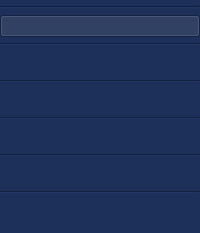
     <widget class="QFrame" name="color_frame">
      <property name="styleSheet">
       <string notr="true">background-color: rgb(29, 48, 90);</string>
      </property>
      <layout class="QVBoxLayout" name="verticalLayout" stretch="3,1,6,1,6,1,6,1,6,1,6,1,6">
       <property name="leftMargin">
        <number>0</number>
       </property>
       <property name="topMargin">
        <number>0</number>
       </property>
       <property name="rightMargin">
        <number>0</number>
       </property>
       <item>
        <widget class="QFrame" name="color_frame_5">
         <property name="sizePolicy">
          <sizepolicy hsizetype="Preferred" vsizetype="Preferred">
           <horstretch>5</horstretch>
           <verstretch>0</verstretch>
          </sizepolicy>
         </property>
         <property name="frameShape">
          <enum>QFrame::StyledPanel</enum>
         </property>
         <property name="frameShadow">
          <enum>QFrame::Raised</enum>
         </property>
        </widget>
       </item>
       <item>
        <widget class="Line" name="line_6">
         <property name="orientation">
          <enum>Qt::Horizontal</enum>
         </property>
        </widget>
       </item>
       <item>
        <widget class="QPushButton" name="sell_button">
         <property name="sizePolicy">
          <sizepolicy hsizetype="Minimum" vsizetype="Expanding">
           <horstretch>0</horstretch>
           <verstretch>0</verstretch>
          </sizepolicy>
         </property>
         <property name="maximumSize">
          <size>
           <width>16777215</width>
           <height>16777215</height>
          </size>
         </property>
         <property name="autoFillBackground">
          <bool>false</bool>
         </property>
         <property name="styleSheet">
          <string notr="true">color: rgb(229, 229, 229);
checked{background-color: rgb(255, 85, 28); border: none;}</string>
         </property>
         <property name="text">
          <string/>
         </property>
         <property name="iconSize">
          <size>
           <width>40</width>
           <height>40</height>
          </size>
         </property>
         <property name="checkable">
          <bool>true</bool>
         </property>
         <property name="checked">
          <bool>true</bool>
         </property>
         <property name="autoRepeat">
          <bool>false</bool>
         </property>
         <property name="default">
          <bool>false</bool>
         </property>
         <property name="flat">
          <bool>true</bool>
         </property>
        </widget>
       </item>
       <item>
        <widget class="Line" name="line">
         <property name="orientation">
          <enum>Qt::Horizontal</enum>
         </property>
        </widget>
       </item>
       <item>
        <widget class="QPushButton" name="status_button">
         <property name="sizePolicy">
          <sizepolicy hsizetype="Minimum" vsizetype="Expanding">
           <horstretch>0</horstretch>
           <verstretch>0</verstretch>
          </sizepolicy>
         </property>
         <property name="text">
          <string/>
         </property>
         <property name="checkable">
          <bool>true</bool>
         </property>
         <property name="flat">
          <bool>true</bool>
         </property>
        </widget>
       </item>
       <item>
        <widget class="Line" name="line_2">
         <property name="orientation">
          <enum>Qt::Horizontal</enum>
         </property>
        </widget>
       </item>
       <item>
        <widget class="QPushButton" name="property_button">
         <property name="sizePolicy">
          <sizepolicy hsizetype="Minimum" vsizetype="Expanding">
           <horstretch>0</horstretch>
           <verstretch>0</verstretch>
          </sizepolicy>
         </property>
         <property name="text">
          <string/>
         </property>
         <property name="checkable">
          <bool>true</bool>
         </property>
         <property name="flat">
          <bool>true</bool>
         </property>
        </widget>
       </item>
       <item>
        <widget class="Line" name="line_3">
         <property name="orientation">
          <enum>Qt::Horizontal</enum>
         </property>
        </widget>
       </item>
       <item>
        <widget class="QPushButton" name="newfile_button">
         <property name="sizePolicy">
          <sizepolicy hsizetype="Minimum" vsizetype="Expanding">
           <horstretch>0</horstretch>
           <verstretch>0</verstretch>
          </sizepolicy>
         </property>
         <property name="text">
          <string/>
         </property>
         <property name="checkable">
          <bool>true</bool>
         </property>
         <property name="flat">
          <bool>true</bool>
         </property>
        </widget>
       </item>
       <item>
        <widget class="Line" name="line_4">
         <property name="orientation">
          <enum>Qt::Horizontal</enum>
         </property>
        </widget>
       </item>
       <item>
        <widget class="QPushButton" name="openfile_button">
         <property name="sizePolicy">
          <sizepolicy hsizetype="Minimum" vsizetype="Expanding">
           <horstretch>0</horstretch>
           <verstretch>0</verstretch>
          </sizepolicy>
         </property>
         <property name="text">
          <string/>
         </property>
         <property name="checkable">
          <bool>true</bool>
         </property>
         <property name="flat">
          <bool>true</bool>
         </property>
        </widget>
       </item>
       <item>
        <widget class="Line" name="line_5">
         <property name="orientation">
          <enum>Qt::Horizontal</enum>
         </property>
        </widget>
       </item>
       <item>
        <widget class="QPushButton" name="savefile_button">
         <property name="sizePolicy">
          <sizepolicy hsizetype="Minimum" vsizetype="Expanding">
           <horstretch>0</horstretch>
           <verstretch>0</verstretch>
          </sizepolicy>
         </property>
         <property name="text">
          <string/>
         </property>
         <property name="checkable">
          <bool>false</bool>
         </property>
         <property name="flat">
          <bool>true</bool>
         </property>
        </widget>
       </item>
      </layout>
     </widget>
